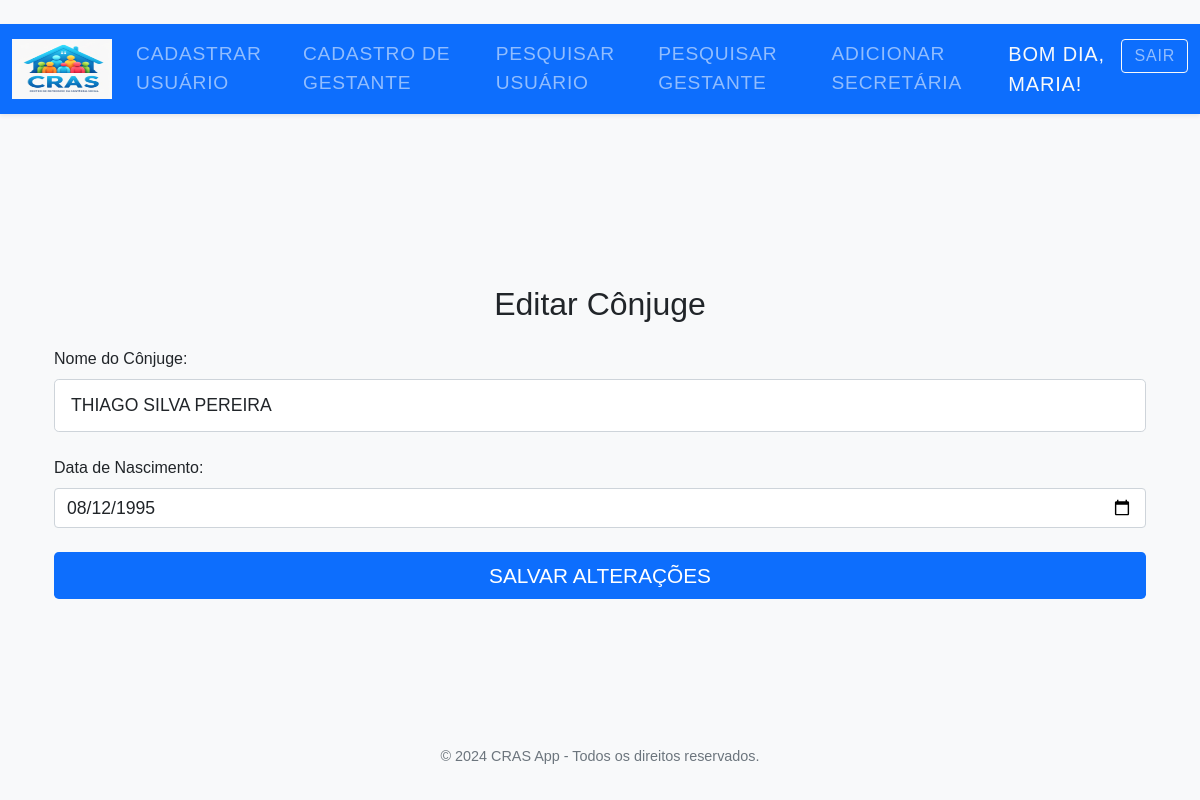
Screenshot of /editar_conjuge/12 (signed in) with the database file from the repository.
### tables this page shows
CREATE TABLE conjuge (
    id INTEGER PRIMARY KEY AUTOINCREMENT,
    nome TEXT NOT NULL,
    data_nascimento DATE,  -- Adicionado campo para data de nascimento
    usuario_id INTEGER, cpf TEXT, rg TEXT,
    FOREIGN KEY(usuario_id) REFERENCES usuarios(id)
);

### app.py (the view, shortened to what this page needs)
@app.route('/editar_conjuge/<int:usuario_id>', methods=['GET', 'POST'])
def editar_conjuge(usuario_id):
    if 'username' not in session:
        return redirect(url_for('index'))
    cursor = g.db.cursor()
    cursor.execute("SELECT * FROM conjuge WHERE usuario_id = ?", (usuario_id,))
    conjuge = cursor.fetchone()
    return render_template('editar_conjuge.html', conjuge=conjuge)

### app.py (called while the page is built)
def connect_db():
    conn = sqlite3.connect('database.db')
    conn.row_factory = sqlite3.Row  # Permite acessar as colunas pelo nome
    return conn

@app.before_request
def before_request():
    g.db = connect_db()

@app.teardown_request
def teardown_request(exception):
    db = getattr(g, 'db', None)
    if db is not None:
        db.close()

### templates/editar_conjuge.html (shortened to what this page needs)
﻿{% extends "base.html" %}
{% block content %}
<div class="container mt-5">
    <h2 class="text-center mb-4">Editar Cônjuge</h2>
    <form action="{{ url_for('editar_conjuge', usuario_id=conjuge['usuario_id']) }}" method="POST" class="needs-validation" novalidate>
        <div class="mb-4">
            <label for="nome_conjuge" class="form-label">Nome do Cônjuge:</label>
            <input type="text" class="form-control form-control-lg" id="nome_conjuge" name="nome_conjuge" value="{{ conjuge['nome'] }}" required style="text-transform: uppercase;">
        </div>
        <div class="mb-4">
            <label for="data_nascimento_conjuge" class="form-label">Data de Nascimento:</label>
            <input type="date" class="form-control" id="data_nascimento_conjuge" name="data_nascimento_conjuge" value="{{ conjuge['data_nascimento'] }}" required>
        </div>
        <button type="submit" class="btn btn-primary btn-lg w-100">SALVAR ALTERAÇÕES</button>
    </form>
</div>
{% endblock %}

### static/styles.css (style rules this page uses)
.container { margin-top: 5rem; flex: 1; display: flex; flex-direction: column; justify-content: center; }
body { display: flex; flex-direction: column; min-height: 100vh; }
.btn-lg { padding: 0.75rem 1.25rem; font-size: 1.3rem; }
body { background-color: #f8f9fa; font-family: 'Arial', sans-serif; }
.text-center { text-align: center; }
.mt-5 { margin-top: 3rem !important; }
.mb-4 { margin-bottom: 1.5rem !important; }
.btn-primary { background-color: #0d6efd; border: none; padding: 0.5rem 1rem; }
.form-control-lg { padding: 0.75rem 1rem; font-size: 1.125rem; }
.form-control, .form-select, .form-check-input { font-size: 1.125rem; }
input[type="text"], input[type="password"] { text-transform: none; }
html, body { height: 100%; }
body { display: flex; flex-direction: column; }
.container { flex: 1; }
.form-control { font-size: 1.1rem; }

### rows the page displays
conjuge: nome_conjuge "thiago silva pereira", data_nascimento_conjuge "08/12/1995"
